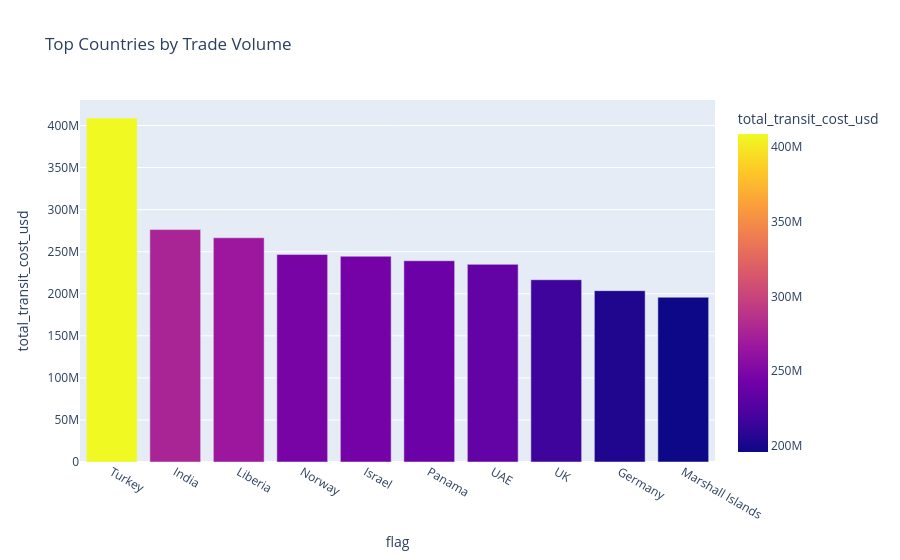

Here is the notebook cell this chart was saved with:
### Markdown cell above
Top Countries by Trade Volume

### Code cell
top_countries = (
    df.groupby('flag')['total_transit_cost_usd']
    .sum()
    .sort_values(ascending=False)
    .head(10)
    .reset_index()
)

fig = px.bar(
    top_countries,
    x='flag',
    y='total_transit_cost_usd',
    title="Top Countries by Trade Volume",
    color='total_transit_cost_usd'
)

fig.show()

### Figure 1 — Plotly figure (JSON) as saved in the notebook; plotly's stock layout.template omitted (floating-point values rounded to 4 significant figures)
{"data": [{"hovertemplate": "flag=%{x}<br>total_transit_cost_usd=%{marker.color}<extra></extra>", "legendgroup": "", "marker": {"color": [408809800, 276289900, 266577400, 246796100, 244596500, 239248000, 234943100, 216675300, 203675300, 195862800], "coloraxis": "coloraxis", "pattern": {"shape": ""}}, "name": "", "orientation": "v", "showlegend": false, "textposition": "auto", "type": "bar", "x": ["Turkey", "India", "Liberia", "Norway", "Israel", "Panama", "UAE", "UK", "Germany", "Marshall Islands"], "xaxis": "x", "y": [408809800, 276289900, 266577400, 246796100, 244596500, 239248000, 234943100, 216675300, 203675300, 195862800], "yaxis": "y"}], "layout": {"barmode": "relative", "coloraxis": {"colorbar": {"title": {"text": "total_transit_cost_usd"}}, "colorscale": [[0, "#0d0887"], [0.1111, "#46039f"], [0.2222, "#7201a8"], [0.3333, "#9c179e"], [0.4444, "#bd3786"], [0.5556, "#d8576b"], [0.6667, "#ed7953"], [0.7778, "#fb9f3a"], [0.8889, "#fdca26"], [1, "#f0f921"]]}, "legend": {"tracegroupgap": 0}, "title": {"text": "Top Countries by Trade Volume"}, "xaxis": {"anchor": "y", "domain": [0, 1], "title": {"text": "flag"}}, "yaxis": {"anchor": "x", "domain": [0, 1], "title": {"text": "total_transit_cost_usd"}}}}
